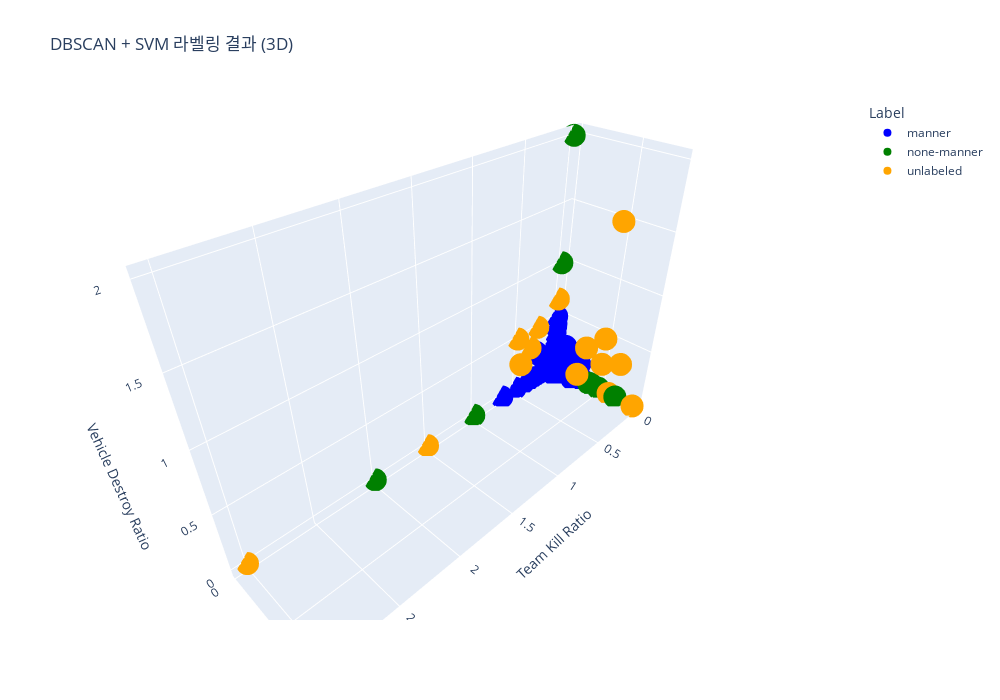

The code cell stored with this chart in its notebook:
### Markdown cell above
#### 전체 코드

### Code cell
import numpy as np
import pandas as pd
import matplotlib.pyplot as plt
import seaborn as sns
import plotly.express as px
import joblib

from sklearn.preprocessing import StandardScaler
from sklearn.cluster import DBSCAN
from sklearn.svm import SVC
from sklearn.model_selection import train_test_split
from sklearn.metrics import accuracy_score

import os

# -------------------------------------------
# 데이터 로드 및 전처리
# -------------------------------------------
PLAYER_DATA_PATH = r'C:\Users\inho0\OneDrive\문서\GitHub\Tobigs_PUBG\output\player_data_enriched.csv'
df = pd.read_csv(PLAYER_DATA_PATH)
df.drop_duplicates(inplace=True)

# 파생 변수 생성
df['team_kill_ratio'] = df['team_kills'] / (df['kills'] + 1)
df['road_kill_ratio'] = df['road_kills'] / (df['kills'] + 1)
df['vehicle_destroy_ratio'] = df['vehicle_destroys'] / (df['kills'] + 1)

features = ['team_kill_ratio', 'road_kill_ratio', 'vehicle_destroy_ratio']
data = df[features]

# 3개 feature 값이 전부 0인 경우 제외
filtered_data = data[
    (data['team_kill_ratio'] != 0) |
    (data['road_kill_ratio'] != 0) |
    (data['vehicle_destroy_ratio'] != 0)
]

# 스케일링
scaler = StandardScaler()
scaled_data = scaler.fit_transform(filtered_data[features])

# -------------------------------------------
# DBSCAN으로 비지도 클러스터링
# -------------------------------------------
dbscan = DBSCAN(eps=0.5, min_samples=5)
dbscan_labels = dbscan.fit_predict(scaled_data)
filtered_data['DBSCAN_Label'] = dbscan_labels

unique_clusters = set(dbscan_labels)
unique_clusters.discard(-1)  # 노이즈 제거
n_clusters = len(unique_clusters)

print(f"DBSCAN이 찾은 (노이즈 제외) 클러스터 수: {n_clusters}")

if n_clusters < 2:
    print("[INFO] 2개 이상의 클러스터가 없어, 모든 데이터를 'unlabeled' 처리합니다.")
    filtered_data['Final_Label'] = 'unlabeled'
    # SVM 모델 저장 없이 종료
else:
    # -------------------------------------------
    # "가장 가까운" vs "가장 먼" 클러스터 식별
    #    (원점 (0,0,0)와의 거리 기준)
    # -------------------------------------------
    centroids = []
    cluster_labels_sorted = sorted(list(unique_clusters))  # 클러스터 라벨 정렬
    for label in cluster_labels_sorted:
        points_in_cluster = scaled_data[dbscan_labels == label]
        centroid = points_in_cluster.mean(axis=0)
        centroids.append(centroid)
    centroids = np.array(centroids)

    distances = np.linalg.norm(centroids, axis=1)  # 각 중심점과 (0,0,0)의 거리
    closest_cluster_idx = np.argmin(distances)
    farthest_cluster_idx = np.argmax(distances)

    closest_cluster_label = cluster_labels_sorted[closest_cluster_idx]
    farthest_cluster_label = cluster_labels_sorted[farthest_cluster_idx]

    print(f"[INFO] 가장 가까운 클러스터 라벨: {closest_cluster_label}")
    print(f"[INFO] 가장 먼 클러스터 라벨: {farthest_cluster_label}")

    label_mapping = {
        closest_cluster_label: 'manner',
        farthest_cluster_label: 'none-manner'
    }

    # 두 클러스터만 추출해서 SVM 학습
    core_mask = (dbscan_labels == closest_cluster_label) | (dbscan_labels == farthest_cluster_label)
    X_core = scaled_data[core_mask]
    y_core = pd.Series(dbscan_labels[core_mask]).map(label_mapping)  # 'manner' / 'none-manner'

    # 이진 라벨(1 / 0)로 변환
    # manner -> 1, none-manner -> 0
    y_binary = np.where(y_core == 'manner', 1, 0)

    unique_train_labels = np.unique(y_binary)
    if len(unique_train_labels) < 2:
        print("[INFO] manner/none-manner 2개 클래스가 모두 존재하지 않아, 'unlabeled' 처리합니다.")
        filtered_data['Final_Label'] = 'unlabeled'
    else:
        # -------------------------------------------
        # Train/Test 분리 + 클래스 비율 유지
        # -------------------------------------------
        X_train, X_test, y_train, y_test = train_test_split(
            X_core, y_binary, test_size=0.2, random_state=42, stratify=y_binary
        )

        # -------------------------------------------
        # 여러 C 파라미터로 모델 탐색 → 가장 성능 좋은 모델 선택
        # -------------------------------------------
        best_acc = 0.0
        best_model = None
        best_c = None

        for c_val in [0.01, 0.1, 1, 10, 100]:
            svm_temp = SVC(kernel='rbf', probability=True, C=c_val, random_state=42)
            svm_temp.fit(X_train, y_train)
            pred_temp = svm_temp.predict(X_test)
            acc_temp = accuracy_score(y_test, pred_temp)

            if acc_temp > best_acc:
                best_acc = acc_temp
                best_model = svm_temp
                best_c = c_val

        print(f"[INFO] 최적 C={best_c}, 검증 세트 정확도={best_acc:.4f}")

        # 최적 모델로 전체 데이터에 대한 결정 함수 계산
        decision_scores = best_model.decision_function(scaled_data)

        filtered_data['Decision_Score'] = decision_scores

        # -------------------------------------------
        # mean ± (alpha * std)로 Threshold 결정
        # -------------------------------------------
        alpha = 0.05  # 필요 시 조정
        score_mean = np.mean(decision_scores)
        score_std = np.std(decision_scores)

        lower_threshold = score_mean - alpha * score_std
        upper_threshold = score_mean + alpha * score_std

        print(f"[INFO] decision_score 평균: {score_mean:.4f}, 표준편차: {score_std:.4f}")
        print(f"[INFO] alpha: {alpha}, Lower Threshold: {lower_threshold:.4f}, Upper Threshold: {upper_threshold:.4f}")

        # -------------------------------------------
        # 최종 라벨링
        #    - DBSCAN 노이즈(-1): 무조건 'unlabeled'
        #    - decision_score > upper_threshold → 'manner'
        #    - decision_score < lower_threshold → 'none-manner'
        #    - 나머지 → 'unlabeled'
        # -------------------------------------------
        final_labels = np.where(
            dbscan_labels == -1,  # 노이즈 먼저 체크
            'unlabeled',
            np.where(
                decision_scores > upper_threshold, 'manner',
                np.where(decision_scores < lower_threshold, 'none-manner', 'unlabeled')
            )
        )

        filtered_data['Final_Label'] = final_labels

        # -------------------------------------------
        # 결정 함수 값 및 라벨 분포 확인
        # -------------------------------------------
        print("\n[INFO] 결정 함수 값 상위 5개:")
        print(filtered_data[['team_kill_ratio', 'road_kill_ratio', 'vehicle_destroy_ratio', 'Decision_Score']].head())

        print("\n[INFO] 최종 라벨 분포:")
        print(filtered_data['Final_Label'].value_counts())

        # -------------------------------------------
        # 최종 모델 및 스케일러 저장
        # -------------------------------------------
        joblib.dump(best_model, r'C:\Users\inho0\OneDrive\문서\GitHub\Tobigs_PUBG\confer\model\manner\svm_model.pkl')
        joblib.dump(scaler, r'C:\Users\inho0\OneDrive\문서\GitHub\Tobigs_PUBG\confer\model\manner\scaler.pkl')
        print("[INFO] 최적 SVM 모델과 스케일러를 저장했습니다.")

        
        # Thresholds 저장
        thresholds = {
            'lower_threshold': lower_threshold,
            'upper_threshold': upper_threshold
        }
        joblib.dump(thresholds, r'C:\Users\inho0\OneDrive\문서\GitHub\Tobigs_PUBG\confer\model\manner\thresholds.pkl')

        # -------------------------------------------
        # 결정 함수 분포 시각화
        # -------------------------------------------
        plt.figure(figsize=(10, 6))
        sns.histplot(decision_scores, kde=True, bins=30, color='blue', alpha=0.7)
        plt.axvline(x=lower_threshold, color='red', linestyle='--',
                    label=f'Lower = {lower_threshold:.2f}')
        plt.axvline(x=upper_threshold, color='red', linestyle='--',
                    label=f'Upper = {upper_threshold:.2f}')
        plt.title('Decision Function Score Distribution')
        plt.xlabel('Decision Score')
        plt.ylabel('Frequency')
        plt.legend()
        plt.show()

        # 3차원 시각화
        fig = px.scatter_3d(
            filtered_data,
            x='team_kill_ratio',
            y='road_kill_ratio',
            z='vehicle_destroy_ratio',
            color='Final_Label',
            title="DBSCAN + SVM 라벨링 결과 (3D)",
            labels={
                "team_kill_ratio": "Team Kill Ratio",
                "road_kill_ratio": "Road Kill Ratio",
                "vehicle_destroy_ratio": "Vehicle Destroy Ratio",
                "Final_Label": "Label"
            },
            color_discrete_map={
                'manner': 'blue',
                'none-manner': 'green',
                'unlabeled': 'orange'
            },
            size_max=10
        )
        fig.update_layout(width=1000, height=700)
        fig.show()

### Figure 1 — Plotly figure (JSON) as saved in the notebook; plotly's stock layout.template omitted (floating-point values rounded to 4 significant figures; data arrays with more than 128 entries replaced by an {"elided": "..."} marker saying what was removed)
{"data": [{"hovertemplate": "Label=manner<br>Team Kill Ratio=%{x}<br>Road Kill Ratio=%{y}<br>Vehicle Destroy Ratio=%{z}<extra></extra>", "legendgroup": "manner", "marker": {"color": "blue", "symbol": "circle"}, "mode": "markers", "name": "manner", "scene": "scene", "showlegend": true, "type": "scatter3d", "x": {"elided": "1471 float values"}, "y": {"elided": "1471 float values"}, "z": {"elided": "1471 float values"}}, {"hovertemplate": "Label=none-manner<br>Team Kill Ratio=%{x}<br>Road Kill Ratio=%{y}<br>Vehicle Destroy Ratio=%{z}<extra></extra>", "legendgroup": "none-manner", "marker": {"color": "green", "symbol": "circle"}, "mode": "markers", "name": "none-manner", "scene": "scene", "showlegend": true, "type": "scatter3d", "x": {"elided": "680 int values"}, "y": {"elided": "680 float values"}, "z": {"elided": "680 int values"}}, {"hovertemplate": "Label=unlabeled<br>Team Kill Ratio=%{x}<br>Road Kill Ratio=%{y}<br>Vehicle Destroy Ratio=%{z}<extra></extra>", "legendgroup": "unlabeled", "marker": {"color": "orange", "symbol": "circle"}, "mode": "markers", "name": "unlabeled", "scene": "scene", "showlegend": true, "type": "scatter3d", "x": [0.25, 3, 0.5, 0, 3, 0, 0, 0, 0, 0, 0, 0, 0.2, 0, 0.5, 0.75, 0, 0, 3, 0, 0.3333, 0, 1.5, 0, 1.5], "y": [0, 0, 0, 0.8333, 0, 0, 0.5, 0.6667, 0.3333, 0, 0.3333, 0.3333, 0.4, 0.3333, 0, 0.25, 0, 0.5, 0, 0.5, 0, 0.6, 0, 0, 0], "z": [0.5, 0, 0.5, 0, 0, 0.6667, 1.5, 0.3333, 0.3333, 0.6667, 0.3333, 0.3333, 0.2, 0.3333, 0.5, 0.5, 0.6667, 0.25, 0, 0.5, 0.3333, 0, 0, 0.6667, 0]}], "layout": {"height": 700, "legend": {"title": {"text": "Label"}, "tracegroupgap": 0}, "scene": {"domain": {"x": [0, 1], "y": [0, 1]}, "xaxis": {"title": {"text": "Team Kill Ratio"}}, "yaxis": {"title": {"text": "Road Kill Ratio"}}, "zaxis": {"title": {"text": "Vehicle Destroy Ratio"}}}, "title": {"text": "DBSCAN + SVM 라벨링 결과 (3D)"}, "width": 1000}}
